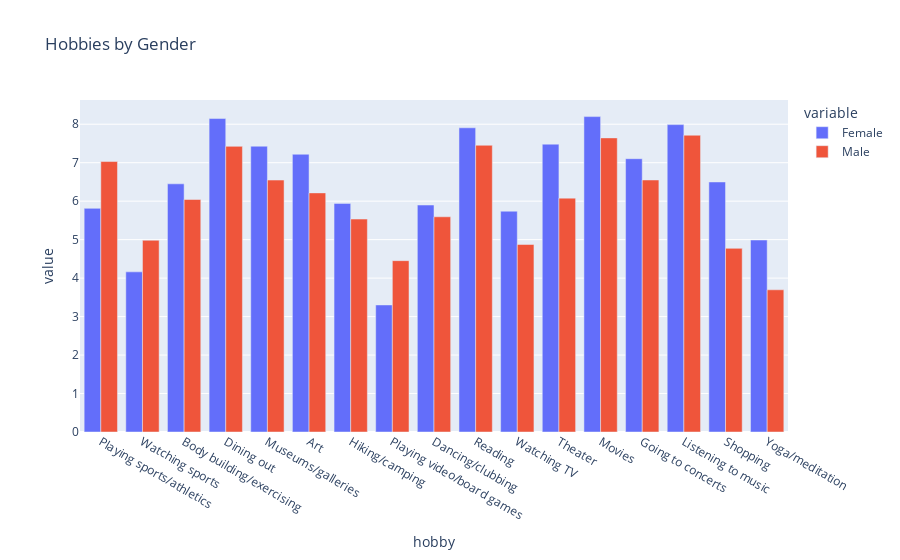

Source (notebook cell):
### Code cell
# Hobbies by Gender
hobby_columns = {
    'sports': 'Playing sports/athletics',
    'tvsports': 'Watching sports',
    'exercise': 'Body building/exercising',
    'dining': 'Dining out',
    'museums': 'Museums/galleries',
    'art': 'Art',
    'hiking': 'Hiking/camping',
    'gaming': 'Playing video/board games',
    'clubbing': 'Dancing/clubbing',
    'reading': 'Reading',
    'tv': 'Watching TV',
    'theater': 'Theater',
    'movies': 'Movies',
    'concerts': 'Going to concerts',
    'music': 'Listening to music',
    'shopping': 'Shopping',
    'yoga': 'Yoga/meditation'
}

df_hobbies = df[list(hobby_columns.keys()) + ['gender']]
df_hobbies.columns = list(hobby_columns.values()) + ['gender']
df_hobbies['gender'] = df_hobbies['gender'].replace({0: 'Female', 1: 'Male'})

hobby_means_gender = df_hobbies.groupby('gender').mean().T.reset_index().rename(columns={'index': 'hobby'})

fig = px.bar(hobby_means_gender, x='hobby', y=['Female', 'Male'], barmode='group', title='Hobbies by Gender')
fig.show()

### Figure 1 — Plotly figure (JSON) as saved in the notebook; plotly's stock layout.template omitted (floating-point values rounded to 4 significant figures)
{"data": [{"alignmentgroup": "True", "hovertemplate": "variable=Female<br>hobby=%{x}<br>value=%{y}<extra></extra>", "legendgroup": "Female", "marker": {"color": "#636efa", "pattern": {"shape": ""}}, "name": "Female", "offsetgroup": "Female", "orientation": "v", "showlegend": true, "textposition": "auto", "type": "bar", "x": ["Playing sports/athletics", "Watching sports", "Body building/exercising", "Dining out", "Museums/galleries", "Art", "Hiking/camping", "Playing video/board games", "Dancing/clubbing", "Reading", "Watching TV", "Theater", "Movies", "Going to concerts", "Listening to music", "Shopping", "Yoga/meditation"], "xaxis": "x", "y": [5.813, 4.162, 6.451, 8.147, 7.428, 7.22, 5.942, 3.302, 5.9, 7.907, 5.739, 7.482, 8.198, 7.104, 7.99, 6.499, 4.99], "yaxis": "y"}, {"alignmentgroup": "True", "hovertemplate": "variable=Male<br>hobby=%{x}<br>value=%{y}<extra></extra>", "legendgroup": "Male", "marker": {"color": "#EF553B", "pattern": {"shape": ""}}, "name": "Male", "offsetgroup": "Male", "orientation": "v", "showlegend": true, "textposition": "auto", "type": "bar", "x": ["Playing sports/athletics", "Watching sports", "Body building/exercising", "Dining out", "Museums/galleries", "Art", "Hiking/camping", "Playing video/board games", "Dancing/clubbing", "Reading", "Watching TV", "Theater", "Movies", "Going to concerts", "Listening to music", "Shopping", "Yoga/meditation"], "xaxis": "x", "y": [7.03, 4.984, 6.043, 7.425, 6.548, 6.215, 5.534, 4.453, 5.594, 7.453, 4.874, 6.079, 7.644, 6.55, 7.714, 4.774, 3.696], "yaxis": "y"}], "layout": {"barmode": "group", "legend": {"title": {"text": "variable"}, "tracegroupgap": 0}, "title": {"text": "Hobbies by Gender"}, "xaxis": {"anchor": "y", "domain": [0, 1], "title": {"text": "hobby"}}, "yaxis": {"anchor": "x", "domain": [0, 1], "title": {"text": "value"}}}}
